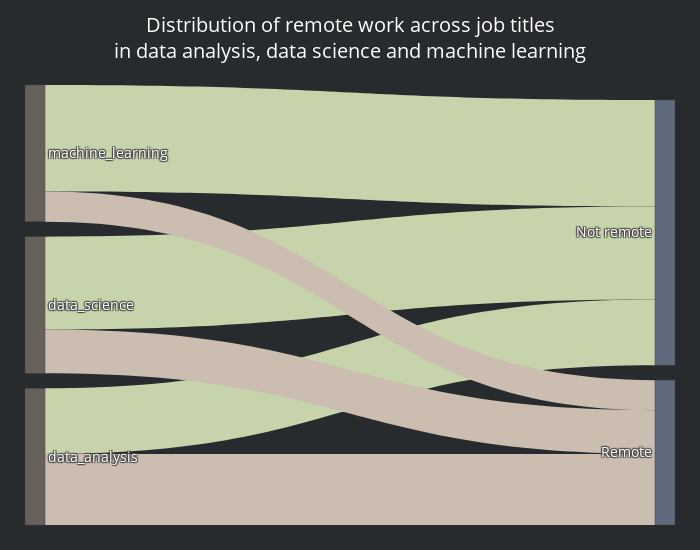

The cell this chart's notebook holds for it:
### Code cell
# sankey
# what about location? this is tech so what's the split between remote and non remote? (next vis: for those that aren't remote
# where are they in the us?) 
import pandas as pd
import plotly.graph_objects as go

df_us = df[df['location_overall']=='USA']
df_us['location'] = df_us['location'].str.strip()

df_sankey = df_us.copy()
df_sankey['remote_status'] = df_sankey['remote_status'].replace(True, 'Remote').fillna('Not remote')
df_sankey.loc[df_sankey['location'] == 'United States', 'remote_status'] = 'Remote'

# Define the data as a Pandas dataframe
data = df_sankey.groupby(['remote_status', 'job_type']).size().reset_index(name='count')

# Create a dictionary of node colors
node_colors = {
    'data_analysis': '#67615B',
    'data_science': '#67615B',
    'machine_learning': '#67615B',
    'Not remote': '#606A7F',
    'Remote': '#606A7F',
}

# create labels
labels = ['Not remote', 'Remote', 'data_analysis', 'data_science', 'machine_learning']

# Create a dictionary that maps each label to its index
node_indices = {'Not remote': 0,
 'Remote': 1,
 'data_analysis': 2,
 'data_science': 3,
 'machine_learning': 4}

link_colors = ['#C7D3AB', '#C7D3AB', '#C7D3AB','#CBBDB0', '#CBBDB0', '#CBBDB0']

# Create the Sankey diagram
fig = go.Figure(go.Sankey(
    node = dict(
        pad = 15,
        thickness = 20,
        #line = dict(color = "white", width = 0.5),
        label = labels,
        color = [node_colors[label] for label in labels],
    ),
    link = dict(
        source = [node_indices[status] for status in data['job_type']],
        target = [node_indices[job] for job in data['remote_status']],
        value = data['count'],
        color=link_colors
    )))


fig.update_layout(
    title={'text': f"Distribution of remote work across job titles<br>in data analysis, data science and machine learning",
        'x': 0.50,
        'y': 0.96,
        'xanchor': 'center',
        'yanchor': 'top',
        'pad': {'r': 10, 't': 10,},
        'font': {'size': 20, 'color':"white"}
    },
    width=700,
    height=550,
    plot_bgcolor = "#272b2e",
    paper_bgcolor = "#272b2e",
    margin=dict(t=85, l=25, r=25, b=25),
    font=dict(size = 14, color = 'white')
) 

fig.show()
fig.write_html('../images/sankey.html')

### Figure 1 — Plotly figure (JSON) as saved in the notebook; plotly's stock layout.template omitted (floating-point values rounded to 4 significant figures)
{"data": [{"link": {"color": ["#C7D3AB", "#C7D3AB", "#C7D3AB", "#CBBDB0", "#CBBDB0", "#CBBDB0"], "source": [2, 3, 4, 2, 3, 4], "target": [0, 0, 0, 1, 1, 1], "value": [24, 34, 39, 26, 16, 11]}, "node": {"color": ["#606A7F", "#606A7F", "#67615B", "#67615B", "#67615B"], "label": ["Not remote", "Remote", "data_analysis", "data_science", "machine_learning"], "pad": 15, "thickness": 20}, "type": "sankey"}], "layout": {"font": {"color": "white", "size": 14}, "height": 550, "margin": {"b": 25, "l": 25, "r": 25, "t": 85}, "paper_bgcolor": "#272b2e", "plot_bgcolor": "#272b2e", "title": {"font": {"color": "white", "size": 20}, "pad": {"r": 10, "t": 10}, "text": "Distribution of remote work across job titles<br>in data analysis, data science and machine learning", "x": 0.5, "xanchor": "center", "y": 0.96, "yanchor": "top"}, "width": 700}}
